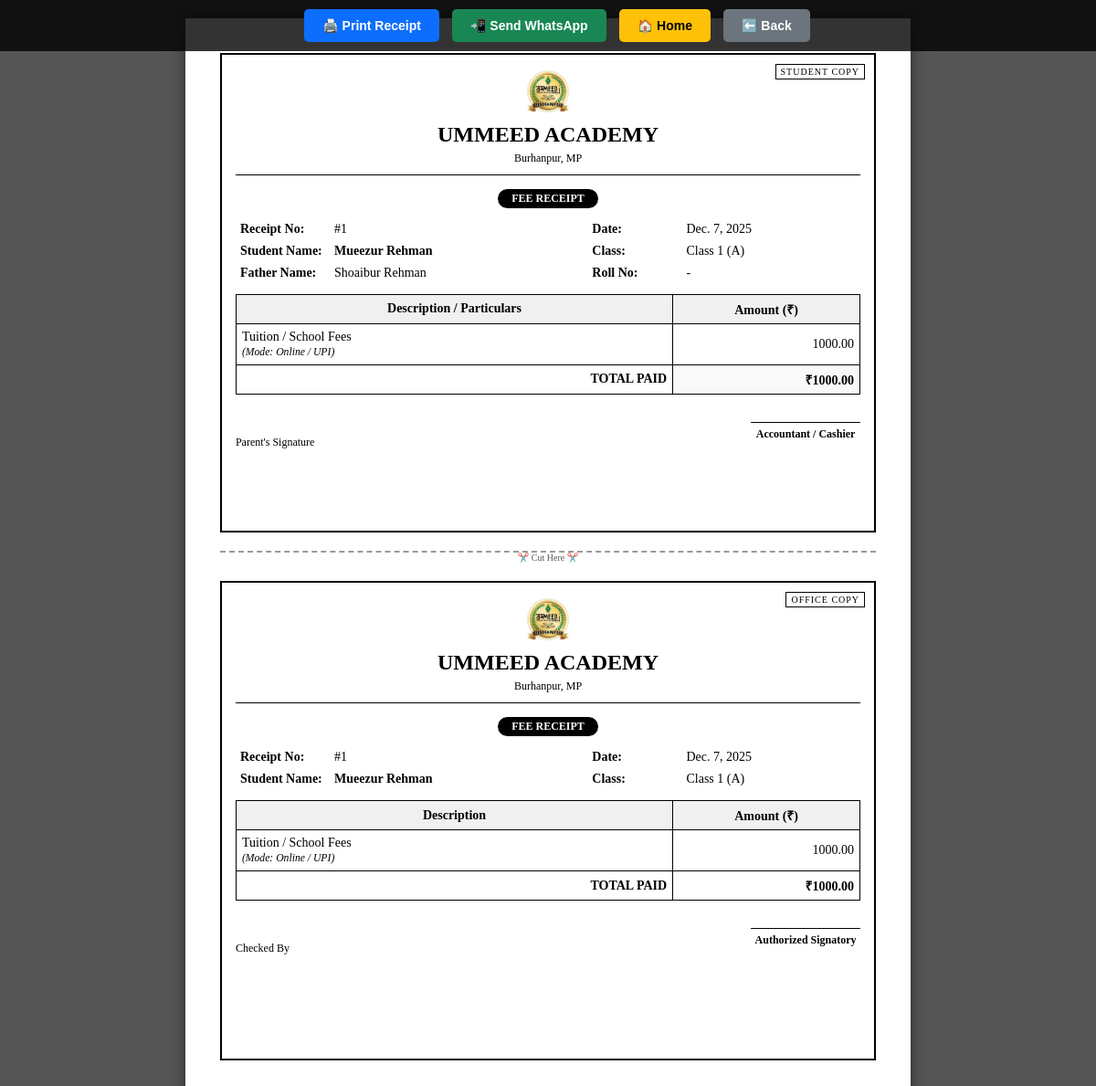
Screenshot of /fees/receipt/1/ (signed in) with the database file from the repository.
### fees/models.py (models this page shows, shortened)
class FeePayment(TimeStampedModel):
    PAYMENT_MODES = (
        ('cash', 'Cash'),
        ('online', 'Online / UPI'),
        ('cheque', 'Cheque'),
    )
    school = models.ForeignKey(School, on_delete=models.CASCADE, related_name='payments')
    student = models.ForeignKey(Student, on_delete=models.CASCADE, related_name='payments')
    amount_paid = models.DecimalField(max_digits=10, decimal_places=2)
    payment_date = models.DateField()
    mode = models.CharField(max_length=20, choices=PAYMENT_MODES, default='cash')
    remarks = models.TextField(blank=True, help_text="Optional: Receipt no or transaction ID")

### core/models.py (models this page shows, shortened)
class TimeStampedModel(models.Model):
    created_at = models.DateTimeField(auto_now_add=True)
    updated_at = models.DateTimeField(auto_now=True)
    class Meta:
        abstract = True

class School(TimeStampedModel):
    name = models.CharField(max_length=255)
    slug = models.SlugField(unique=True, max_length=255, help_text="Unique URL identifier, e.g., ummeed-academy")
    address = models.TextField()
    phone = models.CharField(max_length=20)
    email = models.EmailField(blank=True, null=True)
    logo = models.ImageField(upload_to='school_logos/', blank=True, null=True)
    is_active = models.BooleanField(default=True)
    subscription_end_date = models.DateField(null=True, blank=True)

### students/models.py (models this page shows, shortened)
class Student(TimeStampedModel):
    GENDER_CHOICES = (
        ('M', 'Male'),
        ('F', 'Female'),
        ('O', 'Other'),
    )
    STATUS_CHOICES = (
        ('active', 'Active'),
        ('inactive', 'Inactive'),
        ('alumini', 'Alumini / Left'),
    )
    BLOOD_GROUP_CHOICES = (
        ('A+', 'A+'), ('A-', 'A-'),
        ('B+', 'B+'), ('B-', 'B-'),
        ('O+', 'O+'), ('O-', 'O-'),
        ('AB+', 'AB+'), ('AB-', 'AB-'),
    )
    RELIGION_CHOICES = (
        ('Islam', 'Islam'),
        ('Hinduism', 'Hinduism'),
        ('Christianity', 'Christianity'),
        ('Sikhism', 'Sikhism'),
        ('Jainism', 'Jainism'),
        ('Other', 'Other'),
    )
    CATEGORY_CHOICES = (
        ('General', 'General'),
        ('OBC', 'OBC'),
        ('SC', 'SC'),
        ('ST', 'ST'),
        ('Other', 'Other'),
    )
    school = models.ForeignKey(School, on_delete=models.CASCADE, related_name='students')
    admission_no = models.CharField(max_length=50)
    admission_date = models.DateField()
    first_name = models.CharField(max_length=100)
    last_name = models.CharField(max_length=100, blank=True)
    gender = models.CharField(max_length=1, choices=GENDER_CHOICES)
    dob = models.DateField(null=True, blank=True)
    blood_group = models.CharField(max_length=5, choices=BLOOD_GROUP_CHOICES, blank=True, null=True)
    religion = models.CharField(max_length=50, choices=RELIGION_CHOICES, blank=True, null=True)
    category = models.CharField(max_length=50, choices=CATEGORY_CHOICES, blank=True, null=True)
    aadhar_no = models.CharField(max_length=20, blank=True, null=True)
    father_name = models.CharField(max_length=100)
    father_occupation = models.CharField(max_length=100, blank=True, null=True)
    mother_name = models.CharField(max_length=100, blank=True)
    father_mobile = models.CharField(max_length=15)
    previous_school = models.CharField(max_length=200, blank=True, null=True)
    address = models.TextField()
    current_class = models.ForeignKey(ClassGrade, on_delete=models.SET_NULL, null=True)
    section = models.ForeignKey(Section, on_delete=models.SET_NULL, null=True)
    roll_number = models.PositiveIntegerField(null=True, blank=True)
    status = models.CharField(max_length=20, choices=STATUS_CHOICES, default='active')
    photo = models.ImageField(upload_to='student_photos/', blank=True, null=True)
    class Meta:
        unique_together = [
            ('school', 'admission_no'),
        ]
    ordering = ['school', 'current_class', 'section', 'first_name']

### academics/models.py (models this page shows, shortened)
class ClassGrade(TimeStampedModel):
    school = models.ForeignKey(School, on_delete=models.CASCADE, related_name='classes')
    name = models.CharField(max_length=50) # e.g., "Class 10" or "Hifz-ul-Quran"
    class Meta:
        unique_together = ('school', 'name') # Ek school me "Class 10" do baar nahi honi chahiye
        verbose_name = "Class"
        verbose_name_plural = "Classes"

class Section(TimeStampedModel):
    school = models.ForeignKey(School, on_delete=models.CASCADE, related_name='sections')
    class_grade = models.ForeignKey(ClassGrade, on_delete=models.CASCADE, related_name='sections')
    name = models.CharField(max_length=10) # e.g., "A", "B", "Girls Wing"
    class_teacher = models.ForeignKey('accounts.CustomUser', on_delete=models.SET_NULL, null=True, blank=True, limit_choices_to={'role': 'teacher'})
    class Meta:
        unique_together = ('class_grade', 'name')

### fees/views.py (the view)
# urls.py: path('fees/receipt/<int:pk>/', payment_receipt, name='payment_receipt'), # 👈 New URL
@login_required(login_url='login')
def payment_receipt(request, pk):
    payment = get_object_or_404(FeePayment, pk=pk, school=request.user.school)
    student = payment.student
    school_name = payment.school.name
    message = (
        f"✅ Fees Received!\n\n"
        f"Dear Parent,\n"
        f"We have received ₹{payment.amount_paid} for {student.first_name} {student.last_name}.\n"
        f"Receipt No: #{payment.id}\n"
        f"Date: {payment.payment_date}\n\n"
        f"Thank you,\n"
        f"*{school_name}*"
    )
    encoded_message = quote(message)
    mobile = str(student.father_mobile).strip()
    if not mobile.startswith("91") and not mobile.startswith("+91"):
        mobile = "91" + mobile  # Default India Code
    whatsapp_url = f"https://wa.me/{mobile}?text={encoded_message}"
    return render(request, 'fees/receipt.html', {
        'payment': payment,
        'whatsapp_url': whatsapp_url  # 👈 Template ko bhejo
    })

### templates/fees/receipt.html (shortened to what this page needs)
<!DOCTYPE html>
<html lang="en">
<head>
</head>
<body>
    <div class="no-print-bar">
        <button onclick="window.print()" class="btn btn-print">🖨️ Print Receipt</button>
        <a href="{{ whatsapp_url }}" target="_blank" class="btn btn-whatsapp">📲 Send WhatsApp</a>
        <a href="{% url 'dashboard' %}" class="btn btn-home">🏠 Home</a>
        <a href="javascript:history.back()" class="btn btn-back">⬅️ Back</a>
    </div>
    <div class="a4-page">
        <div class="receipt-copy">
            <span class="copy-label">Student Copy</span>
            <div class="header">
                {% if payment.school.logo %}
                    <img src="{{ payment.school.logo.url }}" height="50">
                {% endif %}
                <div class="school-name">{{ payment.school.name }}</div>
                <div style="font-size: 12px;">{{ payment.school.address }}</div>
            </div>
            <div style="text-align: center;"><span class="receipt-title">FEE RECEIPT</span></div>
            <table class="info-table">
                <tr>
                    <td class="label">Receipt No:</td> <td>#{{ payment.id }}</td>
                    <td class="label">Date:</td> <td>{{ payment.payment_date }}</td>
                </tr>
                <tr>
                    <td class="label">Student Name:</td> <td><b>{{ payment.student.first_name }} {{ payment.student.last_name }}</b></td>
                    <td class="label">Class:</td> <td>{{ payment.student.current_class.name }} ({{ payment.student.section.name }})</td>
                </tr>
                <tr>
                    <td class="label">Father Name:</td> <td>{{ payment.student.father_name }}</td>
                    <td class="label">Roll No:</td> <td>{{ payment.student.roll_number|default:"-" }}</td>
                </tr>
            </table>
            <table class="amount-table">
                <tr>
                    <th>Description / Particulars</th>
                    <th width="30%">Amount (₹)</th>
                </tr>
                <tr>
                    <td>Tuition / School Fees <br> <small><i>(Mode: {{ payment.get_mode_display }})</i></small></td>
                    <td class="amount">{{ payment.amount_paid }}</td>
                </tr>
                <tr>
                    <td style="text-align: right; font-weight: bold;">TOTAL PAID</td>
                    <td class="amount" style="font-weight: bold; background: #f9f9f9;">₹{{ payment.amount_paid }}</td>
                </tr>
            </table>
            <div class="footer">
                <div>
                    <br>
                    Parent's Signature
                </div>
                <div>
                    <div class="sign-line">Accountant / Cashier</div>
                </div>
            </div>
        </div>
        <div style="border-top: 2px dashed #999; margin: 20px 0; text-align: center; font-size: 10px; color: #555;">
            ✂️ Cut Here ✂️
        </div>
        <div class="receipt-copy">
            <span class="copy-label">Office Copy</span>
            <div class="header">
                {% if payment.school.logo %}
                    <img src="{{ payment.school.logo.url }}" height="50">
                {% endif %}
                <div class="school-name">{{ payment.school.name }}</div>
                <div style="font-size: 12px;">{{ payment.school.address }}</div>
            </div>
            <div style="text-align: center;"><span class="receipt-title">FEE RECEIPT</span></div>
            <table class="info-table">
                <tr>
                    <td class="label">Receipt No:</td> <td>#{{ payment.id }}</td>
                    <td class="label">Date:</td> <td>{{ payment.payment_date }}</td>
                </tr>
                <tr>
                    <td class="label">Student Name:</td> <td><b>{{ payment.student.first_name }} {{ payment.student.last_name }}</b></td>
                    <td class="label">Class:</td> <td>{{ payment.student.current_class.name }} ({{ payment.student.section.name }})</td>
                </tr>
            </table>
            <table class="amount-table">
                <tr>
                    <th>Description</th>
                    <th width="30%">Amount (₹)</th>
                </tr>
                <tr>
                    <td>Tuition / School Fees <br> <small><i>(Mode: {{ payment.get_mode_display }})</i></small></td>
                    <td class="amount">{{ payment.amount_paid }}</td>
                </tr>
                <tr>
                    <td style="text-align: right; font-weight: bold;">TOTAL PAID</td>
                    <td class="amount" style="font-weight: bold;">₹{{ payment.amount_paid }}</td>
                </tr>
            </table>
            <div class="footer">
                <div>
                    <br>
                    Checked By
                </div>
                <div>
                    <div class="sign-line">Authorized Signatory</div>
                </div>
            </div>
        </div>
    </div>
</body>
</html>

### templates/fees/receipt.html (style rules this page uses)
body { font-family: 'Times New Roman', serif; background: #555; margin: 0; padding: 20px; }
.a4-page { width: 210mm; min-height: 297mm; background: #fff; margin: 0 auto; padding: 10mm; box-shadow: 0 0 15px rgba(0,0,0,0.5); box-sizing: border-box; position: relative; }
.receipt-copy { border: 2px solid #000; padding: 15px; margin-bottom: 20px; height: 130mm; position: relative; }
.header { text-align: center; border-bottom: 1px solid #000; padding-bottom: 10px; margin-bottom: 15px; }
.school-name { font-size: 24px; font-weight: bold; text-transform: uppercase; margin: 5px 0; }
.receipt-title { text-align: center; background: #000; color: #fff; display: inline-block; padding: 3px 15px; font-weight: bold; text-transform: uppercase; border-radius: 15px; font-size: 12px; margin-bottom: 10px; }
.info-table { width: 100%; margin-bottom: 10px; font-size: 14px; }
.info-table td { padding: 3px; }
.label { font-weight: bold; width: 15%; }
.amount-table { width: 100%; border-collapse: collapse; margin-top: 10px; font-size: 14px; }
.amount-table th, .amount-table td { border: 1px solid #000; padding: 6px; text-align: left; }
.amount-table th { background-color: #f0f0f0; text-align: center; }
.amount-table .amount { text-align: right; }
.footer { margin-top: 30px; display: flex; justify-content: space-between; font-size: 12px; text-align: center; }
.sign-line { border-top: 1px solid #000; width: 120px; padding-top: 5px; font-weight: bold; }
.copy-label { position: absolute; top: 10px; right: 10px; font-size: 10px; border: 1px solid #000; padding: 2px 5px; text-transform: uppercase; letter-spacing: 1px; }
.no-print-bar { position: fixed; top: 0; left: 0; width: 100%; background: rgba(0,0,0,0.8); padding: 10px; text-align: center; z-index: 1000; }
.btn { padding: 10px 20px; border: none; border-radius: 5px; color: white; font-weight: bold; cursor: pointer; text-decoration: none; margin: 0 5px; font-family: sans-serif; font-size: 14px; }
.btn-print { background: #0d6efd; }
.btn-whatsapp { background: #198754; }
.btn-home { background: #ffc107; color: #000; }
.btn-back { background: #6c757d; }

### rows the page displays
FeePayment: school.logo (picture), school.name "UMMEED ACADEMY", school.address "Burhanpur, MP", id "1", payment_date "Dec. 7, 2025", student.first_name "Mueezur", student.last_name "Rehman", student.current_class.name "Class 1", student.section.name "A", student.father_name "Shoaibur Rehman", student.roll_number "-", mode "Online / UPI", amount_paid "1000.00"
